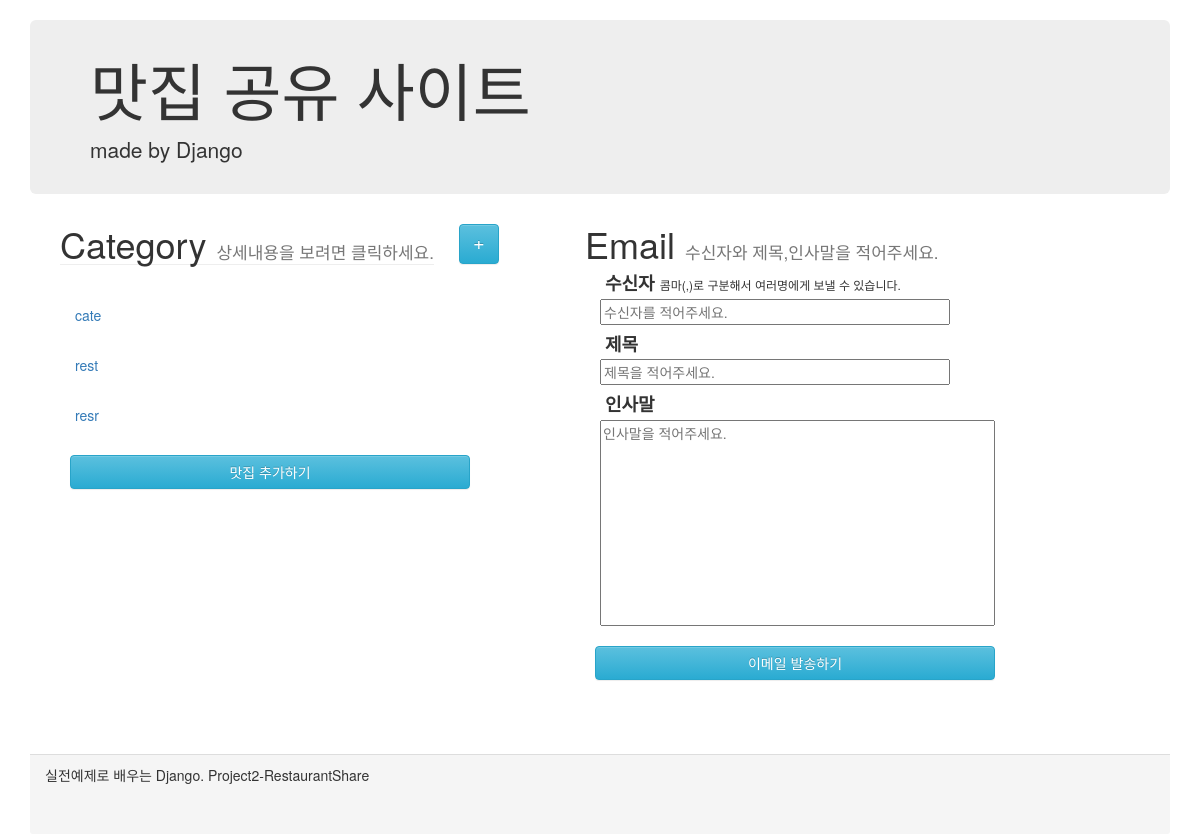
Before: / with the older database file.
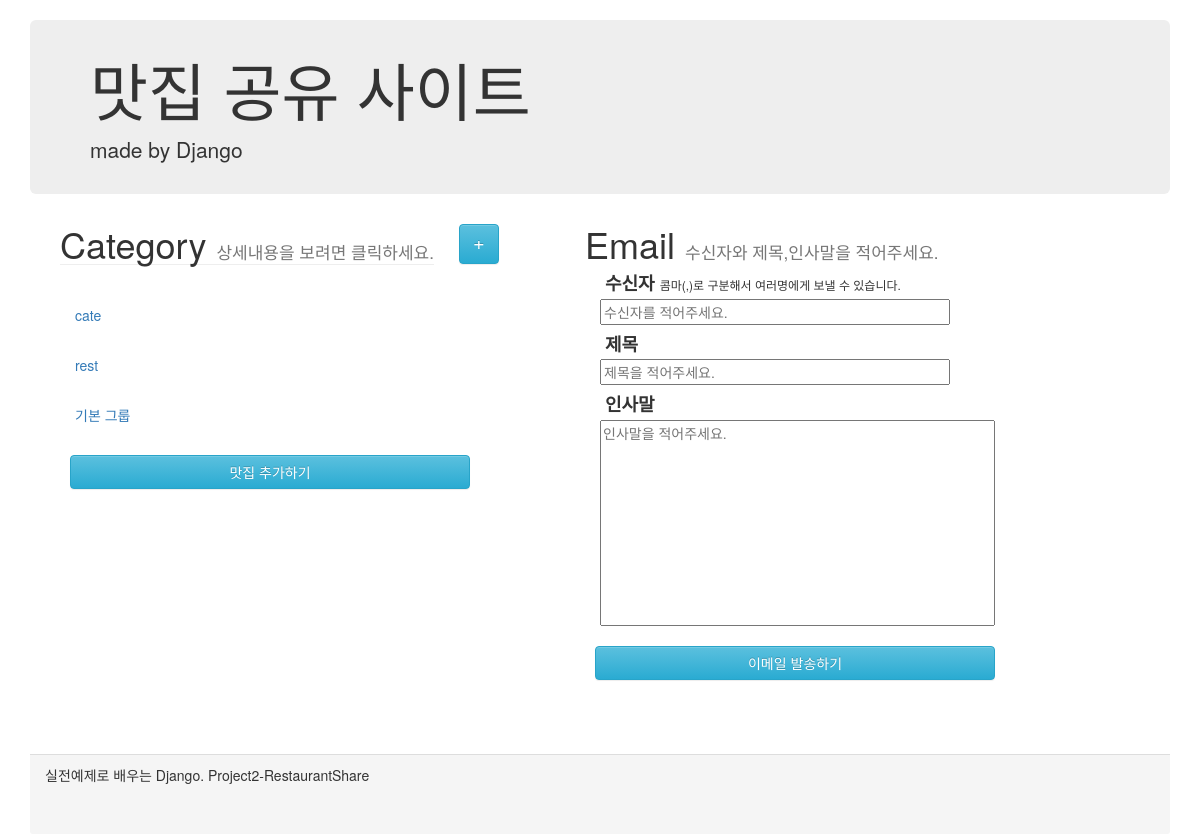
After: the same page with the newer database file.
### shareRes/models.py (models this page shows)
class Category(models.Model):
    category_name = models.CharField(max_length = 100)

### shareRes/views.py (the view)
# urls.py: path('', views.index, name='index'),
def index(request):
    categories = Category.objects.all()
    content = {'categories' : categories}
    return render(request, 'shareRes/index.html',content)

### shareRes/templates/shareRes/index.html (shortened to what this page needs)
<html lang="en">
<head>
    <link rel="stylesheet" href="https://maxcdn.bootstrapcdn.com/bootstrap/3.3.2/css/bootstrap.min.css">
    <link rel="stylesheet" href="https://maxcdn.bootstrapcdn.com/bootstrap/3.3.2/css/bootstrap-theme.min.css">
</head>
<body>
    <div class="container">
        <div class="header">
            <div class="jumbotron">
                <h1>맛집 공유 사이트</h1>
                <p>made by Django</p>
            </div>
        </div>
        <div class="content">
            <div class="row">
                <form action="" method="POST" onsubmit="return emailCheckForm();"> {% csrf_token %}
                    <div class="restaurantInfoDiv ">
                        <div class="row">
                            <div class="infoHeaderDiv">
                                <h1>Category <small class="subTitle">상세내용을 보려면 클릭하세요.</small></h1>
                            </div>
                            <div class="categoryAddDiv">
                                    <a href="categoryCreate/" class="categoryAddBtn btn btn-info" role="button">+</a>
                            </div>
                        </div>
                        <ul class="restaurantListDiv nav nav-pills nav-stacked">
                            {% for category in categories%}
                            <li class = "category deactive">{{category.category_name}}</li>
                                <ul class = "restaurantList">
                                    <div class="input-group">
                                        <span class="input-group-addon">
                                            <a href="restaurantDetail/2">
                                        </span>
                                    </div>
                                </ul>
                            {% endfor %}
                        <a href="restaurantCreate/" class="sendBtn btn btn-info" role="button">맛집 추가하기</a>
                    </div>
                    <div class="emailDiv">
                        <div class="emailHeaderDiv">
                            <h1>Email <small class="subTitle">수신자와 제목,인사말을 적어주세요.</small></h1>
                        </div>
                        <div class="emailContentGroup">
                            <div class="emailContentHeader">
                                <h4>수신자 <span class="inputReceiverSub">콤마(,)로 구분해서 여러명에게 보낼 수 있습니다.</span></h4>
                                <input class="inputReceiver" name="inputReceiver" id="inputReceiver" type="text" placeholder="수신자를 적어주세요."/><br/>
                            </div>
                            <div class="emailContentHeader">
                                <h4>제목</h4>
                                <input class="inputTitle" name="inputTitle" id="inputTitle" type="text" placeholder="제목을 적어주세요."/><br/>
                            </div>
                            <div class="emailContent">
                                <h4>인사말</h4>
                                <textarea class="inputContent" name="inputContent" id="inputContent" cols="50" rows="10" placeholder="인사말을 적어주세요."></textarea>
                            </div>
                        </div>
                        <div>
                            <input type="submit" class="sendBtn btn btn-info" role="button" value="이메일 발송하기"/>
                        </div>
                    </div>
                </form>
            </div>
        </div>
        <div class="panel-footer">
            실전예제로 배우는 Django. Project2-RestaurantShare
        </div>
    </div>
</body>
</html>

Changed rows visible on the page:
changed Category (number 3 of 3 on the later page): category_name "resr" → "기본 그룹"
